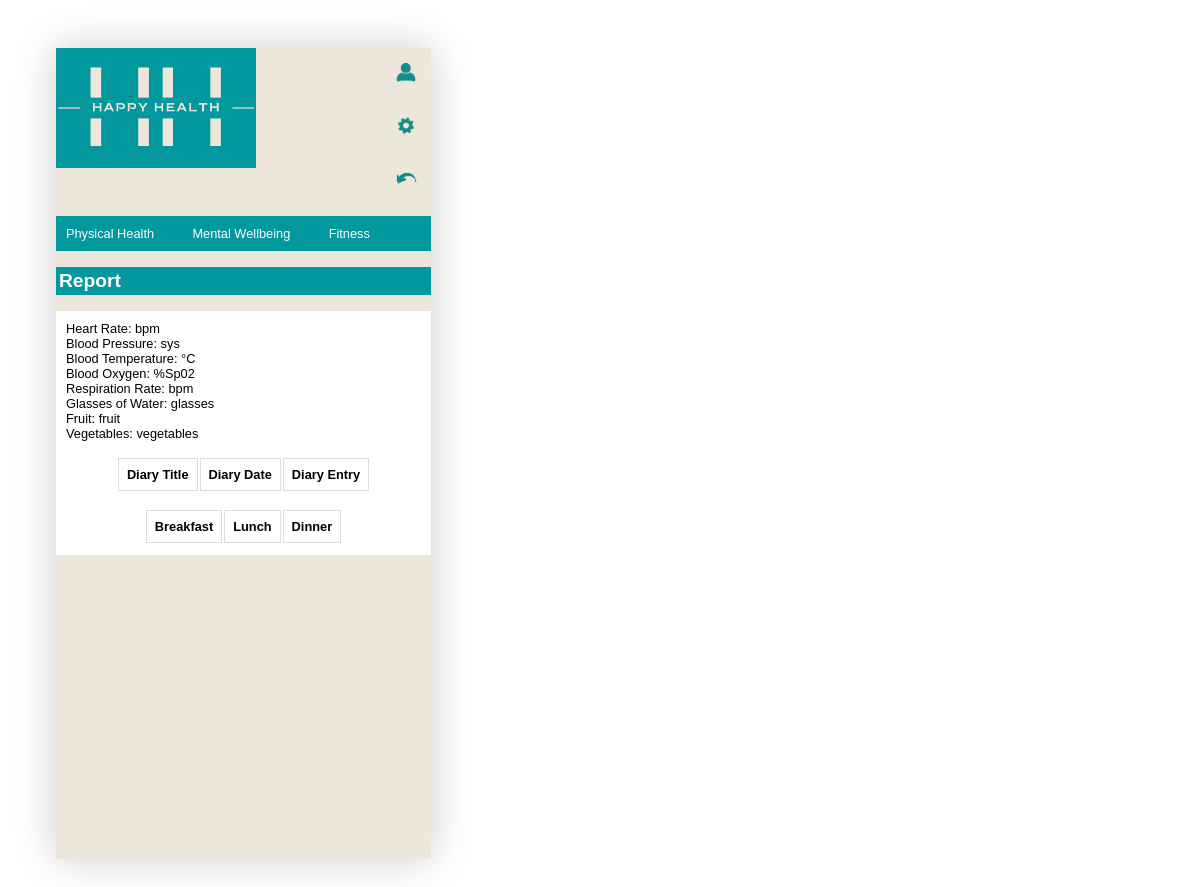
/report.php, run on an earlier commit of the app's database.
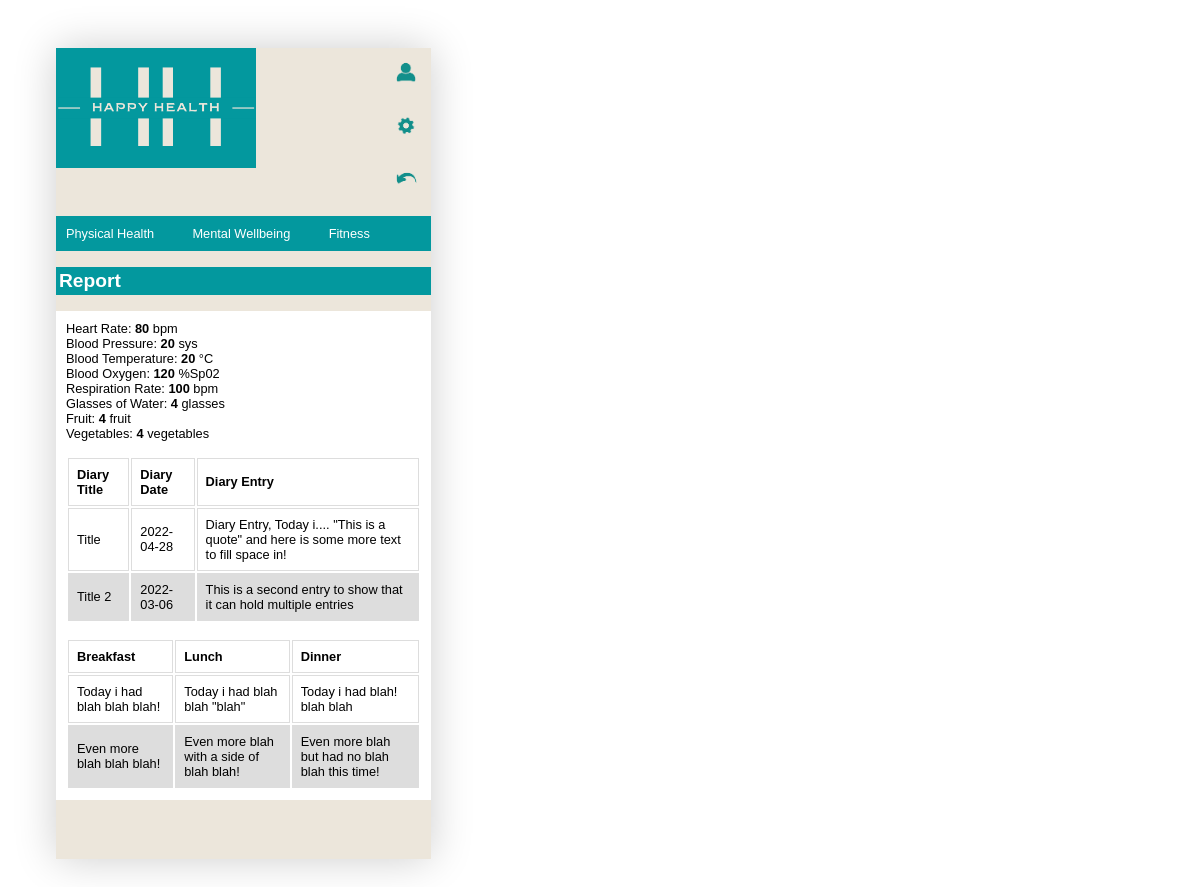
And on a later commit of the database.
### tables this page shows
CREATE TABLE `physiologicaldata` (
  `Id` int(10) NOT NULL,
  `heartRate` int(10) NOT NULL,
  `bloodPressure` int(10) NOT NULL,
  `bloodTemperature` int(10) NOT NULL,
  `bloodOxygen` int(10) NOT NULL,
  `respirationRate` int(10) NOT NULL
);

CREATE TABLE `nutrition` (
  `glassesofWater` int(10) NOT NULL,
  `fruit` int(10) NOT NULL,
  `veg` int(10) NOT NULL
);

CREATE TABLE `diaryentries` (
  `diaryTitle` text NOT NULL,
  `diaryDate` date NOT NULL,
  `diaryEntry` text NOT NULL
);

CREATE TABLE `fooddiary` (
  `breakfast` text NOT NULL,
  `lunch` text NOT NULL,
  `Dinner` text NOT NULL
);

### report.php (the view, shortened to what this page needs)
<!DOCTYPE html>
<html lang="en">
<head>
    <link rel="stylesheet" href="style.css">
</head>
<body>
<div class="container">
    <header>
        <a href=Physical_Form.php><img class="logo" src="images/Logo.png" width="200" height="120" title="Homepage" alt="Happy Health Logo"></a>
        <div class="icon">
            <img src="images/profile.png" width="50" height="50" alt="profile icon"><br>
            <img src="images/setting.png" width="50" height="50" alt="setting icon"><br>
            <img src="images/backarrow.png" width="50" height="50" alt="backarrow icon"><br>
        </div>
    </header>
    <br><br><br>
    <nav>
        <ul>
            <li><a href="Physical_Form.php">Physical Health</a></li>
            <li><a href="mental.html">Mental Wellbeing</a></li>
            <li><a href="fitness.html">Fitness</a></li>
        </ul>
    </nav>
    <main>
        <section>
            <h2>Report</h2>
            <?php
            $conn = new mysqli('localhost','root','','users');
            if($conn->connect_error){
                echo "$conn->connect_error";
                die("Connection Failed : ". $conn->connect_error);
            }else {
            $result = mysqli_query($conn,"SELECT * FROM physiologicaldata, nutrition");
                while( $row = mysqli_fetch_assoc( $result ) )
                {
                    $heartRate = $row['heartRate'];
                    $bloodPressure = $row['bloodPressure'];
                    $bloodTemperature = $row['bloodTemperature'];
                    $bloodOxygen = $row['bloodOxygen'];
                    $respirationRate = $row['respirationRate'];
                    $glassesOfWater = $row['glassesofWater'];
                    $fruit = $row['fruit'];
                    $veg = $row['veg'];
                }
            ?>
                <form id="formReport">
                    Heart Rate:  <b><?php echo $heartRate ?></b> bpm <br>
                    Blood Pressure:  <b><?php echo $bloodPressure ?></b> sys<br>
                    Blood Temperature:  <b><?php echo $bloodTemperature ?></b> °C<br>
                    Blood Oxygen:  <b><?php echo $bloodOxygen ?></b> %Sp02<br>
                    Respiration Rate:  <b><?php echo $respirationRate ?></b> bpm<br>
                    Glasses of Water:  <b><?php echo $glassesOfWater ?></b> glasses<br>
                    Fruit:  <b><?php echo $fruit ?></b> fruit<br>
                    Vegetables:  <b><?php echo $veg ?></b> vegetables<br>
                    <br>
                    <table  style= "background-color: white; color: black; margin: 0 auto;" >
                        <thead>
                        <tr>
                            <th>Diary Title</th>
                            <th>Diary Date</th>
                            <th>Diary Entry</th>
                        </tr>
                        </thead>
                        <tbody>
                        <?php
                        $result = mysqli_query($conn,"SELECT * FROM diaryentries");
                        while( $row = mysqli_fetch_assoc( $result ) )
                        {
                            ?>
                            <tr>
                                <td><?php echo $row['diaryTitle'] ?></td>
                                <td><?php echo $row['diaryDate'] ?></td>
                                <td><?php echo $row['diaryEntry'] ?></td>
                            </tr>
                            <?php
                        }
                        ?>
                        </tbody>
                    </table>
                    <br>
                    <table  style= "background-color: white; color: black; margin: 0 auto;" >
                        <thead>
                        <tr>
                            <th>Breakfast</th>
                            <th>Lunch</th>
                            <th>Dinner</th>
                        </tr>
                        </thead>
                        <tbody>
                        <?php
                        $result = mysqli_query($conn,"SELECT * FROM fooddiary");
                        while( $row = mysqli_fetch_assoc( $result ) )
                        {
                        ?>
                        <tr>
                            <td><?php echo $row['breakfast'] ?></td>
                            <td><?php echo $row['lunch'] ?></td>
                            <td><?php echo $row['Dinner'] ?></td>
                        </tr>
                        <?php
                        }
                        }
                        ?>
                        </tbody>
                    </table>
                </form>
        </section>
    </main>

### style.css (style rules this page uses)
.container { width: 375px; max-width: 375px; height: 811px; max-height: 1024px; margin: 3rem; box-shadow: 0 0 40px rgba(0, 0, 0, 0.2); background-color: #ECE6DB; }
.icon { height: 12%; align-items: center; float: right; }
nav { background-color: #03989E; width: 100%; }
nav a { display: inline-block; padding: 0.5rem; }
nav ul { margin: 0; padding: 0; }
nav li { display: inline-block; padding: 0.5%; margin-right: 15px; }
nav li a { text-decoration: none; color: #ffffff; }
body { font-family: Arial, Helvetica, sans-serif; font-size: 0.8em; }
a { color: #ffffff; text-decoration: none; }
h2 { color: #ffffff; border: 3px solid #03989E; background-color: #03989E; }
main { background-color: #ECE6DB; padding-bottom: 20px; }
form { background-color: #ECE6DB; border-radius: 10px; }
#formReport { background: white; color: black; border-radius:0px; padding:10px; }
table { text-align: left; }
td, th { border: 1px solid #dddddd; text-align: left; padding: 8px; }
tr:nth-child(even) { background-color: #dddddd; }

What changed in the data, as far as the page shows it:
added physiologicaldata: heartRate "80", bloodPressure "20", bloodTemperature "20", bloodOxygen "120", respirationRate "100"
added nutrition: glassesofWater "4", fruit "4", veg "4"
added diaryentries: diaryTitle "Title", diaryDate "2022-04-28", diaryEntry "Diary Entry, Today i.... \"This is a quote\" and here is some more text to fill space in!"
added diaryentries: diaryTitle "Title 2", diaryDate "2022-03-06", diaryEntry "This is a second entry to show that it can hold multiple entries"
added fooddiary: breakfast "Today i had blah blah blah!", lunch "Today i had blah blah \"blah\"", Dinner "Today i had blah! blah blah"
added fooddiary: breakfast "Even more blah blah blah!", lunch "Even more blah with a side of blah blah!", Dinner "Even more blah but had no blah blah this time!"
